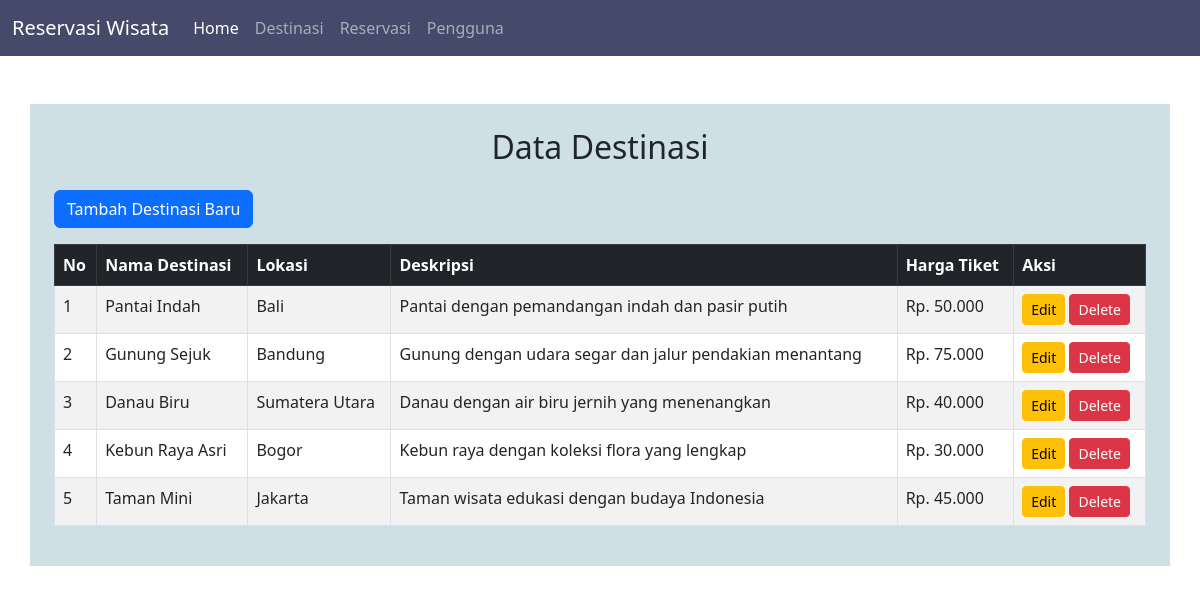
Screenshot of /destinasi with the database file from the repository.
### tables this page shows
CREATE TABLE `destinations` (
  `id_destinasi` int NOT NULL,
  `nama_destinasi` varchar(150) NOT NULL,
  `lokasi` varchar(150) NOT NULL,
  `deskripsi` text,
  `harga_tiket` decimal(10,2) NOT NULL
);

### app/controllers/DestinationsController.php (called while the page is built, shortened)
<?php
require_once '../app/models/Destinations.php';
class DestinasiController {
    private $destinasiModel;
    public function __construct() {
        $this->destinasiModel = new Destinasi();
    }
    public function index() {
        $destinasi1 = $this->destinasiModel->getAllDestinasi();
        require_once '../app/views/destinations/index.php';
    }
}

### public/index.php (called while the page is built, shortened)
<?php
require_once '../routes.php';

### config/database.php (called while the page is built, shortened)
<?php
class Database {
    private $host = 'localhost';
    private $db_name = 'wisata';
    private $username = 'root';
    private $password = '';
    public function connect() {
        $this->conn = null;
        try {
            $this->conn = new PDO("mysql:host=" . $this->host . ";dbname=" . $this->db_name, $this->username, $this->password);
            $this->conn->setAttribute(PDO::ATTR_ERRMODE, PDO::ERRMODE_EXCEPTION);
        } catch(PDOException $e) {
            echo "Connection error: " . $e->getMessage();
        }
        return $this->conn;
    }
}
?>

### app/models/Destinations.php (called while the page is built, shortened)
<?php
require_once '../config/database.php';
class Destinasi {
    private $db;
    public function __construct() {
        $this->db = (new Database())->connect();
    }
    public function getAllDestinasi() {
        $query = $this->db->query("SELECT * FROM destinations");
        return $query->fetchAll(PDO::FETCH_ASSOC);
    }
}

### app/views/destinations/index.php (the view)
<?php
require_once __DIR__ . '/../template/header.php';
?>
    <div class="container mt-5 p-4" style="background-color: #cee0e6;">
        <h2 class="mb-4 text-center">Data Destinasi</h2>
        <a href="/destinasi/create" class="btn btn-primary mb-3">Tambah Destinasi Baru</a>
        <div class="table-responsive">
            <table class="table table-striped table-bordered">
                <thead class="table-dark">
                    <tr>
                        <th>No</th>
                        <th>Nama Destinasi</th>
                        <th>Lokasi</th>
                        <th>Deskripsi</th>
                        <th>Harga Tiket</th>
                        <th>Aksi</th>
                    </tr>
                </thead>
                <tbody>
                    <?php $no = 1; ?>
                    <?php foreach ($destinasi1 as $destinasi): ?>
                        <tr>
                            <td><?= $no++; ?></td>
                            <td><?= htmlspecialchars($destinasi['nama_destinasi']) ?></td>
                            <td><?= htmlspecialchars($destinasi['lokasi']) ?></td>
                            <td><?= htmlspecialchars($destinasi['deskripsi']) ?></td>
                            <td>Rp. <?= number_format(htmlspecialchars($destinasi['harga_tiket']), 0, ',', '.') ?></td>
                            <td>
                                <a href="/destinasi/edit/<?php echo $destinasi['id_destinasi']; ?>" class="btn btn-warning btn-sm">Edit</a>
                                <a href="/destinasi/delete/<?php echo $destinasi['id_destinasi']; ?>"
                                   class="btn btn-danger btn-sm"
                                   onclick="return confirm('Are you sure?')">Delete</a>
                            </td>
                        </tr>
                    <?php endforeach; ?>
                </tbody>
            </table>
        </div>
    </div>
<?php
require_once __DIR__ . '/../template/footer.php';
?>

### rows the page displays
destinations: nama_destinasi "Pantai Indah", lokasi "Bali", deskripsi "Pantai dengan pemandangan indah dan pasir putih", harga_tiket "50.000"
destinations: nama_destinasi "Gunung Sejuk", lokasi "Bandung", deskripsi "Gunung dengan udara segar dan jalur pendakian menantang", harga_tiket "75.000"
destinations: nama_destinasi "Danau Biru", lokasi "Sumatera Utara", deskripsi "Danau dengan air biru jernih yang menenangkan", harga_tiket "40.000"
destinations: nama_destinasi "Kebun Raya Asri", lokasi "Bogor", deskripsi "Kebun raya dengan koleksi flora yang lengkap", harga_tiket "30.000"
destinations: nama_destinasi "Taman Mini", lokasi "Jakarta", deskripsi "Taman wisata edukasi dengan budaya Indonesia", harga_tiket "45.000"
